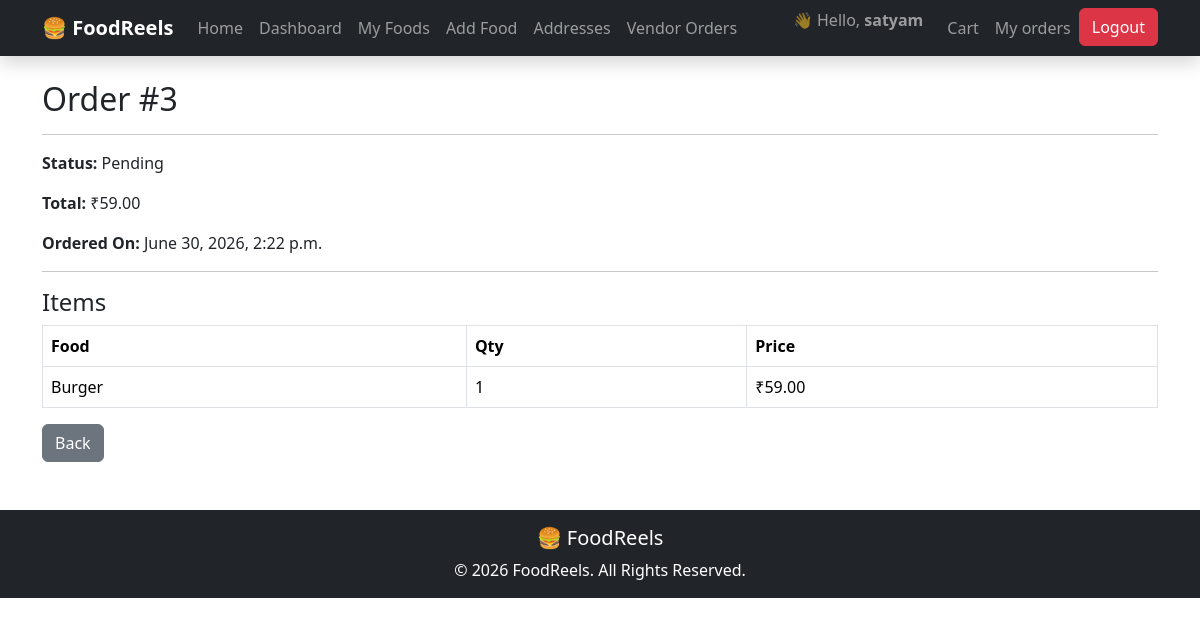
The page /orders/detail/3/ (signed in) on the database as committed earlier.
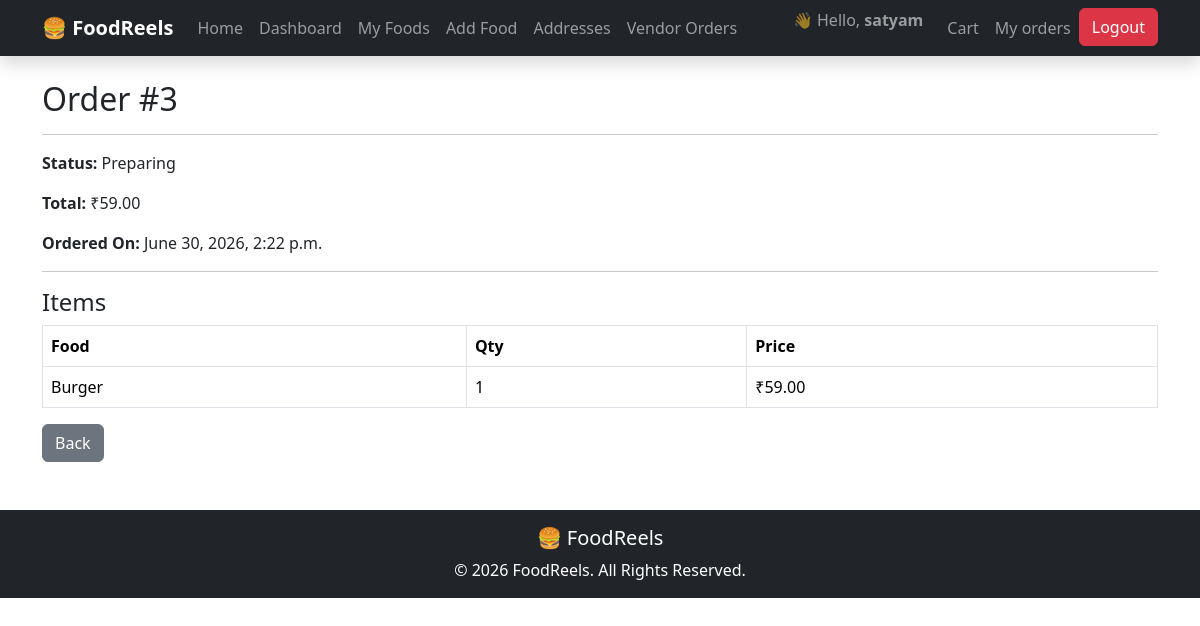
The same page on the database as committed later.
### orders/models.py (models this page shows, shortened)
class Order(models.Model):
    STATUS_CHOICES = (
        ("Pending", "Pending"),
        ("Accepted", "Accepted"),
        ("Preparing", "Preparing"),
        ("Delivered", "Delivered"),
        ("Cancelled", "Cancelled"),
    )
    user = models.ForeignKey(
        settings.AUTH_USER_MODEL,
        on_delete=models.CASCADE
    )
    address = models.ForeignKey(
        Address,
        on_delete=models.SET_NULL,
        null=True
    )
    total_amount = models.DecimalField(max_digits=10, decimal_places=2)
    status = models.CharField(max_length=20, choices=STATUS_CHOICES, default="Pending")
    created_at = models.DateTimeField(auto_now_add=True)

### orders/views.py (the view)
# urls.py: path("detail/<int:pk>/",order_detail,name="order-detail"),
@login_required
def order_detail(request, pk):
    order = get_object_or_404(
        Order,
        id=pk,
        user=request.user
    )
    return render(
        request,
        "orders/order_detail.html",
        {
            "order":order
        }
    )

### templates/orders/order_detail.html
{% extends "base.html" %}
{% block content %}
<h2>
Order #{{ order.id }}
</h2>
<hr>
<p>
<strong>Status:</strong>
{{ order.status }}
</p>
<p>
<strong>Total:</strong>
₹{{ order.total_amount }}
</p>
<p>
<strong>Ordered On:</strong>
{{ order.created_at }}
</p>
<hr>
<h4>
Items
</h4>
<table class="table table-bordered">
<tr>
<th>Food</th>
<th>Qty</th>
<th>Price</th>
</tr>
{% for item in order.items.all %}
<tr>
<td>
{{ item.food.name }}
</td>
<td>
{{ item.quantity }}
</td>
<td>
₹{{ item.price }}
</td>
</tr>
{% endfor %}
</table>
<a href="{% url 'my-orders' %}"
class="btn btn-secondary">
Back
</a>
{% endblock %}

Rows that differ between the two databases and show on the page:
changed Order id 3: status "Pending" → "Preparing"
